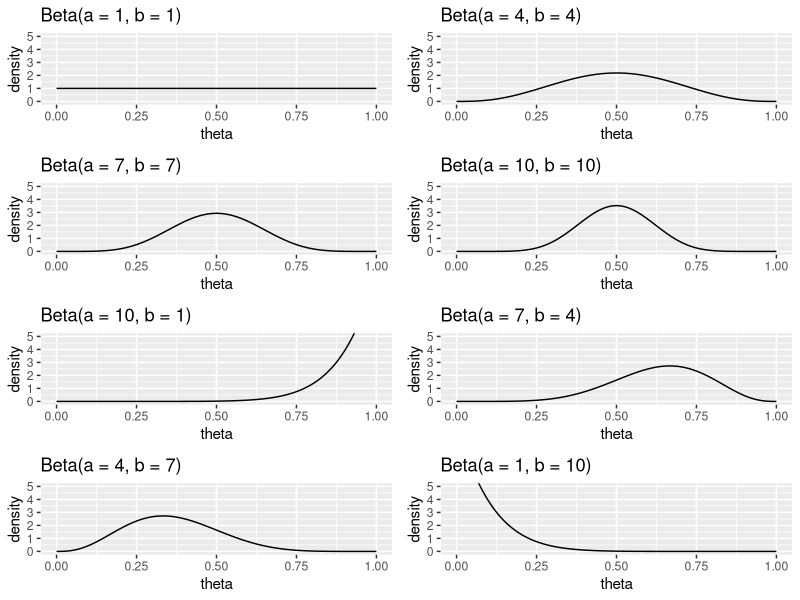
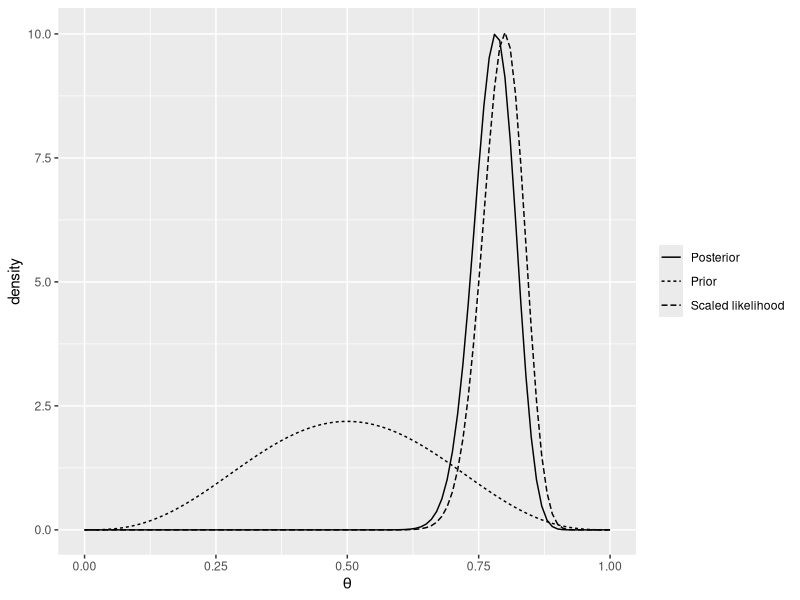
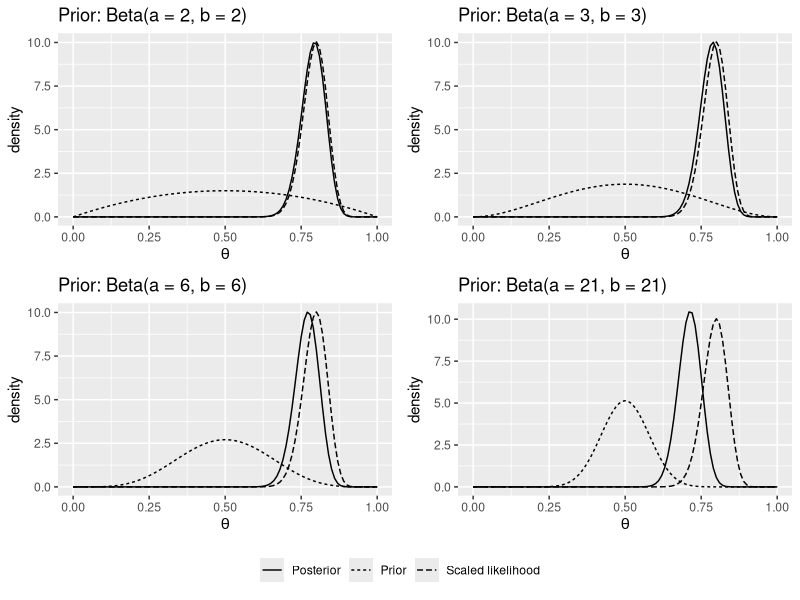
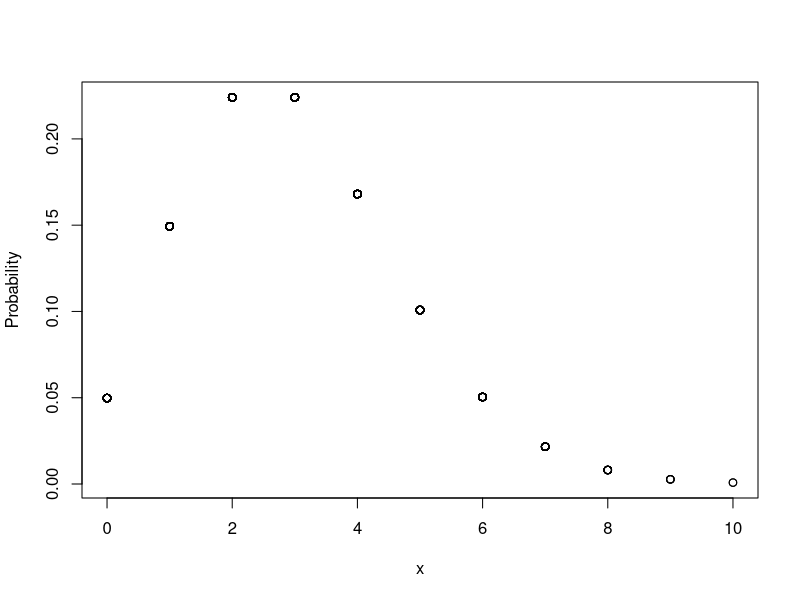
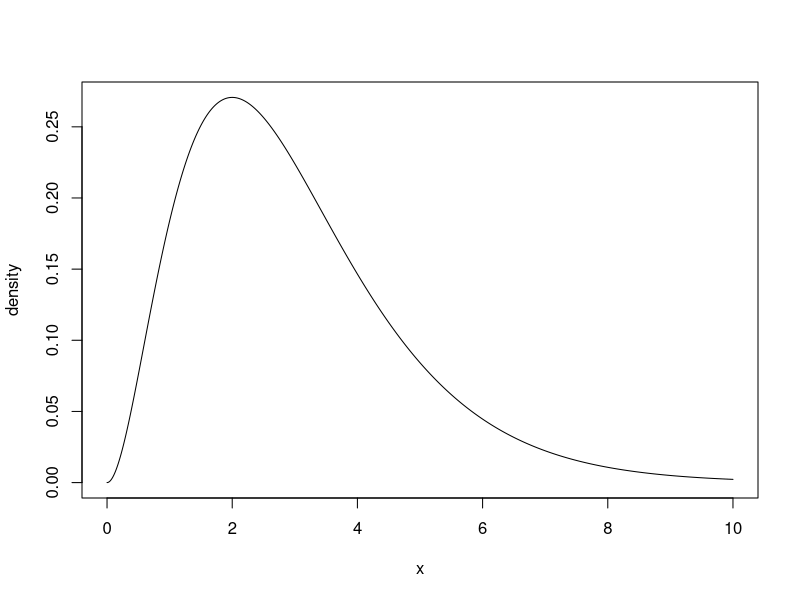
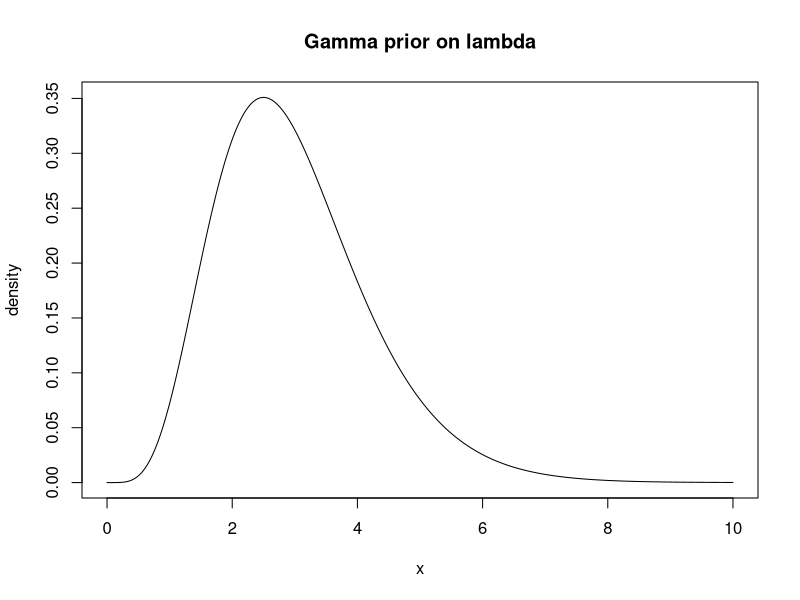

Recreate these plots in R, in order.
## ---- chunk 1
knitr::opts_chunk$set(echo = TRUE)
library(tidyverse)
library(ggplot2)
## ---- chunk 2
estimated_means <- rbinom(100, 
                          size = 10, 
                          prob = 0.8) / 10
sd(estimated_means)
## ---- chunk 3
estimated_means <- rbinom(100, 
                          size = 100, 
                          prob = 0.8) / 100
sd(estimated_means)
## ---- chunk 4
theta <- runif(100, min = 0, max = 1)
estimated_means <- rbinom(100, 
                          size = 10, 
                          prob = theta) / 10
sd(estimated_means)
## ---- chunk 5
theta <- runif(100, min = 0.3, max = 0.8)
estimated_means <- rbinom(n=100, 
                          size = 10, 
                          prob = theta) / 10
sd(estimated_means)
## ---- chunk 6
ab <- tibble(a = c(
               seq(1, 10, 3),
               seq(10, 1, -3)
             ),
             b = c(seq(1, 10, 3), seq(1, 10, 3))
             )
plots <- pmap(ab, function(a, b) {
  (ggplot(data = tibble(theta = c(0, 1)), aes(theta)) +
   stat_function(
     fun = dbeta,
     args = list(shape1 = a, shape2 = b)
   ) +
   ylab("density") +
   coord_cartesian(ylim = c(0, 5))+
   ggtitle(paste0("Beta(a = ", a, ", b = ", b,")")))
})

cowplot::plot_grid(plotlist= plots, ncol=2)
## ---- chunk 7
qbeta(c(0.025, 0.975), 
      shape1 = 4, 
      shape2 = 4)
## ---- chunk 8
qbeta(c(0.025, 0.975), 
      shape1 = 10, 
      shape2 = 10)
## ---- chunk 9
PostFun <- function(theta) {
  theta^84 * (1 - theta)^24
}
(AUC <- integrate(PostFun, 
                  lower = 0, 
                  upper = 1)$value)
## ---- chunk 10
PostFun <- function(theta) {
  theta^84 * (1 - theta)^24 / AUC
}
integrate(PostFun, lower = 0, upper = 1)$value
## ---- chunk 11
## Likelihood
k <- 80
n <- 100
## Prior
a <- 4
b <- 4
binom_lh <- function(theta) {
dbinom(x=k, size =n, prob = theta)
}

K <- integrate(f = binom_lh, lower = 0, upper = 1)$value

binom_scaled_lh <- function(theta) 1/K * binom_lh(theta)

p_beta <- ggplot(data = tibble(theta = c(0, 1)), aes(theta)) +
  stat_function(
    fun = dbeta,
    args = list(shape1 = a, shape2 = b),
    aes(linetype = "Prior")
  ) +
  xlab(expression(theta))+
  ylab("density") +
  stat_function(
    fun = dbeta,
    args = list(shape1 = k + a, shape2 = n - k + b), aes(linetype = "Posterior")
  ) +
  stat_function(
    fun = binom_scaled_lh,
    aes(linetype = "Scaled likelihood")
  ) +
  theme(legend.title = element_blank())
p_beta
## ---- chunk 12
qbeta(c(0.025, 0.975), shape1 = 84, shape2 = 24)
## ---- chunk 13
## Likelihood
k <- 80
n <- 100
## Prior
ab <- list(
   c(a=2,b=2),
   c(a=3,b=3),
   c(a=6,b=6),
   c(a=21,b=21))

plots <- purrr::map(ab, function(p){
(ggplot(data = tibble(theta = c(0, 1)), aes(theta)) +
  stat_function(
    fun = dbeta,
    args = list(shape1 = p[1], shape2 = p[2]),
    aes(linetype = "Prior")
  ) +
   xlab(expression(theta)) +
  ylab("density") +
  stat_function(
    fun = dbeta,
    args = list(shape1 = k + p[1], shape2 = n - k + p[2]), aes(linetype = "Posterior")
  ) +
   stat_function(
    fun = binom_scaled_lh,
    aes(linetype = "Scaled likelihood")
  ) +
    theme(legend.position =  "none") +
    ggtitle(paste0("Prior: Beta(a = ", p[1], ", b = ", p[2],")")))
  })


# create some space to the left of the legend
legend <- cowplot::get_plot_component(plots[[1]] + theme(legend.position = "bottom", legend.title = element_blank())
                                    , 'guide-box-bottom', return_all = TRUE)

p <- cowplot::plot_grid(plots[[1]], plots[[2]], plots[[3]], plots[[4]], ncol = 2)

cowplot::plot_grid(p, cowplot::ggdraw(legend), ncol =1, rel_heights = c(0.9,0.1))

## ---- chunk 14
dat<-read.table(file="data/TRCexample.txt",header=TRUE)
head(dat,n=3)
## ---- chunk 15
summary(dat$value)
## ---- chunk 16
(x<-rpois(n=10,lambda=3))
## ---- chunk 17
x<-rpois(n=1000,lambda=3)
plot(x,dpois(x,lambda=3),ylab="Probability")
## ---- chunk 18
round(rgamma(n=10,shape=3,rate=1),2)
## ---- chunk 19
x<-seq(0,10,by=0.01)
plot(x,dgamma(x,shape=3,rate=1),
     type="l",
     ylab="density")
## ---- chunk 20
x<-seq(0,10,by=0.01)
plot(x,dgamma(x,shape=6,rate=2),
type="l",lty=1,
main="Gamma prior on lambda",ylab="density")
## ---- chunk 21
lambda<-rgamma(10000,shape=6,rate=2)

round(mean(lambda),1)
round(var(lambda),1)
